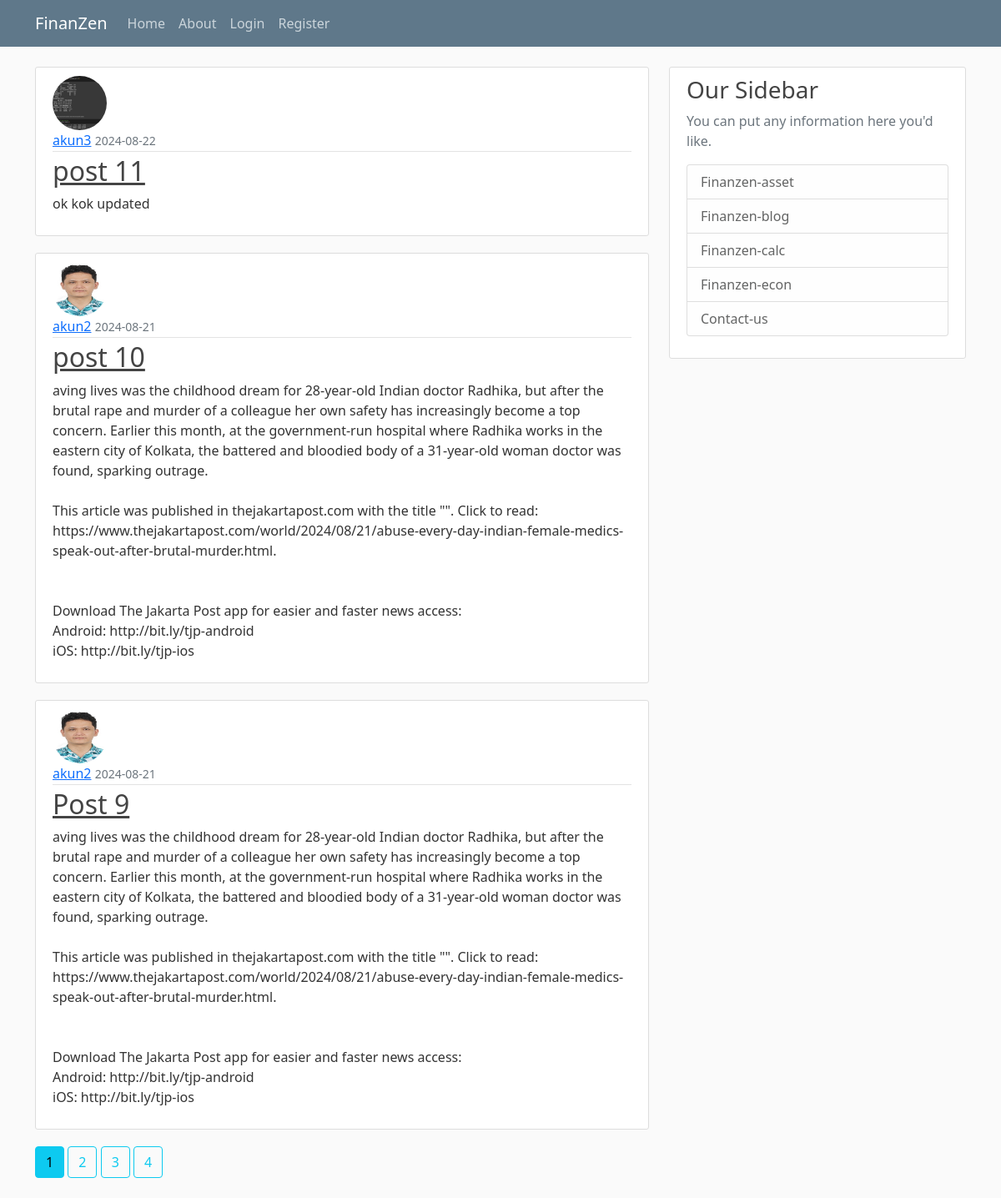
The page /home on the database its author committed.
### finanzen/models.py (models this page shows, shortened)
class Post(db.Model):
    id = db.Column(db.Integer, primary_key=True)
    title = db.Column(db.String(100), nullable=False)
    date_posted = db.Column(db.DateTime, nullable=False, default=datetime.utcnow)
    content = db.Column(db.Text, nullable=False)
    user_id = db.Column(db.Integer, db.ForeignKey('user.id'), nullable=False)

class User(db.Model, UserMixin):
    id = db.Column(db.Integer, primary_key=True)
    username = db.Column(db.String(20), unique=True, nullable=False)
    email = db.Column(db.String(120), unique=True, nullable=False)
    image_file = db.Column(db.String(20), nullable=False, default='default.jpg')
    password = db.Column(db.String(60), nullable=False)
    posts = db.relationship('Post', backref='author', lazy=True)

### finanzen/main/routes.py (the view)
@main.route("/")
@main.route("/home")
def home():
    page = request.args.get('page', 1, type=int)
    posts = Post.query.order_by(Post.date_posted.desc()).paginate(page=page, per_page=3)
    return render_template('index.html', posts=posts)

### finanzen/templates/index.html
{% extends "layout.html" %}
{% block content %}
    {% for post in posts.items %}
      <article class="media content-section">
        <img class="rounded-circle article-img" src="{{  url_for('static', filename='profile_picts/' + post.author.image_file) }}">
        <div class="media-body">
          <div class="article-metadata">
            <a class="mr-2" href="{{ url_for('users.user_posts', username=post.author.username) }}">{{ post.author.username }}</a>
            <small class="text-muted">{{ post.date_posted.strftime('%Y-%m-%d') }}</small>
          </div>
          <h2><a class="article-title" href="{{ url_for('posts.post', post_id=post.id) }}">{{ post.title }}</a></h2>
          <p class="article-content">{{ post.content }}</p>
        </div>
      </article>
    {% endfor %}
    {% for page_num in posts.iter_pages() %}
      {% if page_num  %}
        {% if posts.page == page_num  %}
          <a class="btn btn-info mb-4" href="{{ url_for('main.home', page=page_num) }}">{{ page_num }}</a>
        {% else %}
          <a class="btn btn-outline-info mb-4" href="{{ url_for('main.home', page=page_num) }}">{{ page_num }}</a>
        {% endif %}
      {% else %}
          ...
      {% endif %}
    {% endfor %}
{% endblock content %}

### finanzen/templates/layout.html (shortened to what this page needs)
<!DOCTYPE html>
<html>
    <head>
        <link href="https://cdn.jsdelivr.net/npm/bootstrap@5.0.2/dist/css/bootstrap.min.css" rel="stylesheet">
        <link rel="stylesheet" type="text/css" href="{{ url_for('static', filename='main.css') }}">
    </head>
    <body>
        <header class="site-header">
            <nav class="navbar navbar-expand-md navbar-dark bg-steel fixed-top">
              <div class="container">
                <a class="navbar-brand mr-4" href="/">FinanZen</a>
                <div class="collapse navbar-collapse" id="navbarToggle">
                  <div class="navbar-nav mr-auto">
                    <a class="nav-item nav-link" href="{{ url_for('main.home') }}">Home</a>
                    <a class="nav-item nav-link" href="{{ url_for('main.about') }}">About</a>
                  </div>
                  <div class="navbar-nav">
                    {% if current_user.is_authenticated %}
                    <a class="nav-item nav-link" href="{{ url_for('posts.new_post') }}">New Post</a>
                    <a class="nav-item nav-link" href="{{ url_for('users.account') }}">Account</a>
                    <a class="nav-item nav-link" href="{{ url_for('users.logout') }}">Logout</a>
                    {% else %}
                    <a class="nav-item nav-link" href="{{ url_for('users.login') }}">Login</a>
                    <a class="nav-item nav-link" href="{{ url_for('users.register') }}">Register</a>
                    {% endif %}
                  </div>
                </div>
              </div>
            </nav>
        </header>
        <main role="main" class="container">
        <div class="row">
            <div class="col-md-8">
            {% block content %}{% endblock %}
            </div>
            <div class="col-md-4">
            <div class="content-section">
                <h3>Our Sidebar</h3>
                <p class='text-muted'>You can put any information here you'd like.
                <ul class="list-group">
                    <li class="list-group-item list-group-item-light">Finanzen-asset</li>
                    <li class="list-group-item list-group-item-light">Finanzen-blog</li>
                    <li class="list-group-item list-group-item-light">Finanzen-calc</li>
                    <li class="list-group-item list-group-item-light">Finanzen-econ</li>
                    <li class="list-group-item list-group-item-light">Contact-us</li>
                </ul>
                </p>
            </div>
            </div>
        </div>
        </main>
    </body>
</html>

### finanzen/static/main.css (style rules this page uses)
body { background: #fafafa; color: #333333; margin-top: 5rem; }
h1, h2, h3, h4, h5, h6 { color: #444444; }
.bg-steel { background-color: #5f788a; }
.site-header .navbar-nav .nav-link { color: #cbd5db; }
.content-section { background: #ffffff; padding: 10px 20px; border: 1px solid #dddddd; border-radius: 3px; margin-bottom: 20px; }
.article-title { color: #444444; }
.article-content { white-space: pre-line; }
.article-img { height: 65px; width: 65px; margin-right: 16px; }
.article-metadata { padding-bottom: 1px; margin-bottom: 4px; border-bottom: 1px solid #e3e3e3 }

### rows shown on the page
Post: image_file (picture), author.username "akun3", date_posted "2024-08-22", title "post 11", content "ok kok updated"
Post: image_file (placeholder picture), author.username "akun2", date_posted "2024-08-21", title "post 10", content "aving lives was the childhood dream for 28-year-old Indian doctor Radhika, but after the brutal rape and murder of a colleague her own safety has increasingly become a top concern. Earlier this month, at the government-run hospital where Radhika works in the eastern city of Kolkata, the battered and bloodied body of a 31-year-old woman doctor was found, sparking outrage. This article was published in thejakartapost.com with the title \"\". Click to read: https://www.thejakartapost.com/world/2024/08/21/abuse-every-day-indian-female-medics-speak-out-after-brutal-murder.html. Download The Jakarta Post app for easier and faster news access: Android: http://bit.ly/tjp-android iOS:…"
Post: image_file (placeholder picture), author.username "akun2", date_posted "2024-08-21", title "Post 9", content "aving lives was the childhood dream for 28-year-old Indian doctor Radhika, but after the brutal rape and murder of a colleague her own safety has increasingly become a top concern. Earlier this month, at the government-run hospital where Radhika works in the eastern city of Kolkata, the battered and bloodied body of a 31-year-old woman doctor was found, sparking outrage. This article was published in thejakartapost.com with the title \"\". Click to read: https://www.thejakartapost.com/world/2024/08/21/abuse-every-day-indian-female-medics-speak-out-after-brutal-murder.html. Download The Jakarta Post app for easier and faster news access: Android: http://bit.ly/tjp-android iOS:…"

### other values the page prints
{{ page_num }} "1"
{{ page_num }} "2" "3" "4"
